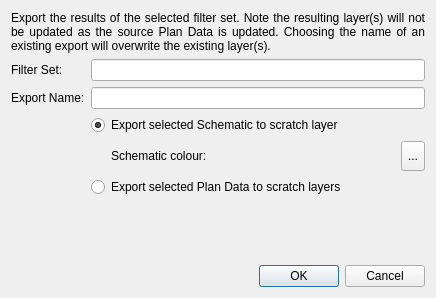
<?xml version="1.0" encoding="UTF-8"?>
<ui version="4.0">
 <class>FilterExportDialog</class>
 <widget class="QDialog" name="FilterExportDialog">
  <property name="geometry">
   <rect>
    <x>0</x>
    <y>0</y>
    <width>436</width>
    <height>298</height>
   </rect>
  </property>
  <property name="windowTitle">
   <string>Filter Set Export</string>
  </property>
  <layout class="QGridLayout" name="gridLayout">
   <item row="2" column="1">
    <widget class="QLineEdit" name="exportNameEdit"/>
   </item>
   <item row="1" column="1">
    <widget class="QLineEdit" name="filterSetNameEdit">
     <property name="readOnly">
      <bool>true</bool>
     </property>
    </widget>
   </item>
   <item row="1" column="0">
    <widget class="QLabel" name="filterSetNameLabel">
     <property name="text">
      <string>Filter Set:</string>
     </property>
    </widget>
   </item>
   <item row="0" column="0" colspan="2">
    <widget class="QLabel" name="infoLabel">
     <property name="sizePolicy">
      <sizepolicy hsizetype="MinimumExpanding" vsizetype="Preferred">
       <horstretch>0</horstretch>
       <verstretch>0</verstretch>
      </sizepolicy>
     </property>
     <property name="text">
      <string>Export the results of the selected filter set. Note the resulting layer(s) will not be updated as the source Plan Data is updated. Choosing the name of an existing export will overwrite the existing layer(s).</string>
     </property>
     <property name="textFormat">
      <enum>Qt::LogText</enum>
     </property>
     <property name="alignment">
      <set>Qt::AlignJustify|Qt::AlignVCenter</set>
     </property>
     <property name="wordWrap">
      <bool>true</bool>
     </property>
    </widget>
   </item>
   <item row="7" column="0" colspan="2">
    <widget class="QDialogButtonBox" name="buttonBox">
     <property name="orientation">
      <enum>Qt::Horizontal</enum>
     </property>
     <property name="standardButtons">
      <set>QDialogButtonBox::Cancel|QDialogButtonBox::Ok</set>
     </property>
    </widget>
   </item>
   <item row="4" column="1">
    <layout class="QHBoxLayout" name="horizontalLayout">
     <property name="leftMargin">
      <number>20</number>
     </property>
     <item>
      <widget class="QLabel" name="schematicColorLabel">
       <property name="text">
        <string>Schematic colour:</string>
       </property>
      </widget>
     </item>
     <item>
      <widget class="QgsColorButton" name="schematicColorTool">
       <property name="sizePolicy">
        <sizepolicy hsizetype="Fixed" vsizetype="Fixed">
         <horstretch>0</horstretch>
         <verstretch>0</verstretch>
        </sizepolicy>
       </property>
       <property name="minimumSize">
        <size>
         <width>0</width>
         <height>30</height>
        </size>
       </property>
       <property name="text">
        <string>...</string>
       </property>
      </widget>
     </item>
    </layout>
   </item>
   <item row="3" column="1">
    <widget class="QRadioButton" name="exportSchematicButton">
     <property name="text">
      <string>Export selected Schematic to scratch layer</string>
     </property>
     <property name="checked">
      <bool>true</bool>
     </property>
    </widget>
   </item>
   <item row="2" column="0">
    <widget class="QLabel" name="exportNameLabel">
     <property name="text">
      <string>Export Name:</string>
     </property>
    </widget>
   </item>
   <item row="5" column="1">
    <widget class="QRadioButton" name="exportDataButton">
     <property name="text">
      <string>Export selected Plan Data to scratch layers</string>
     </property>
    </widget>
   </item>
   <item row="6" column="1">
    <spacer name="verticalSpacer">
     <property name="orientation">
      <enum>Qt::Vertical</enum>
     </property>
     <property name="sizeHint" stdset="0">
      <size>
       <width>20</width>
       <height>40</height>
      </size>
     </property>
    </spacer>
   </item>
  </layout>
 </widget>
 <customwidgets>
  <customwidget>
   <class>QgsColorButton</class>
   <extends>QToolButton</extends>
   <header>qgis.gui</header>
  </customwidget>
 </customwidgets>
 <resources/>
 <connections>
  <connection>
   <sender>buttonBox</sender>
   <signal>accepted()</signal>
   <receiver>FilterExportDialog</receiver>
   <slot>accept()</slot>
   <hints>
    <hint type="sourcelabel">
     <x>248</x>
     <y>254</y>
    </hint>
    <hint type="destinationlabel">
     <x>157</x>
     <y>274</y>
    </hint>
   </hints>
  </connection>
  <connection>
   <sender>buttonBox</sender>
   <signal>rejected()</signal>
   <receiver>FilterExportDialog</receiver>
   <slot>reject()</slot>
   <hints>
    <hint type="sourcelabel">
     <x>316</x>
     <y>260</y>
    </hint>
    <hint type="destinationlabel">
     <x>286</x>
     <y>274</y>
    </hint>
   </hints>
  </connection>
 </connections>
</ui>
